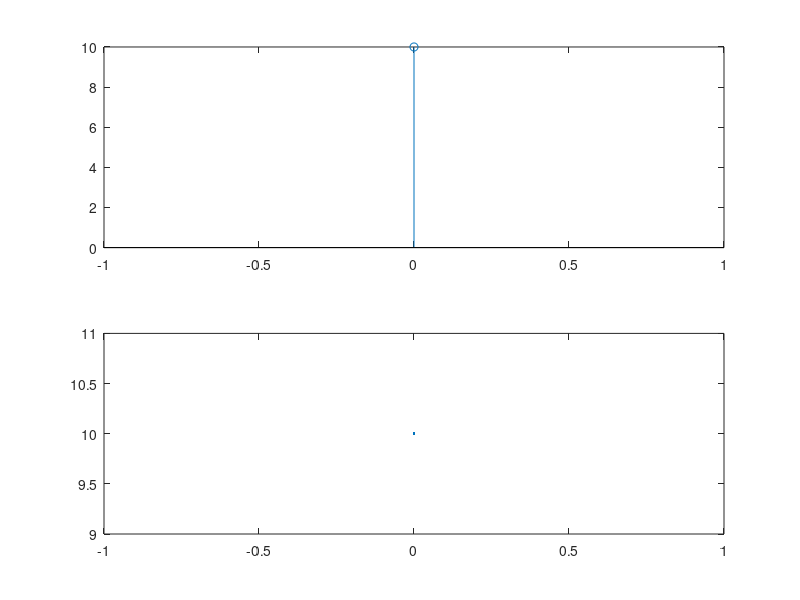

MATLAB code to generate this figure:
clc
close all
clear all
fc=input('Enter the passband freq:');
fw=input('Enter the Transition Width');
sb=input('Enter the stopband attenuation');
fs=input('Enter the sampling freq:');
wc=2*pi*(fc/fs);
N=ceil((0.9*fs)/fw);
if(mod(N,2)==0)
	N=N+1;
end
for n=0:N-1
	rec(n+1)=1;
	if(n~=0)
		hd(n+1)=2*fc*sin(n*wc);
	else
		hd(n+1)=2*fc;
	end
	h(n+1)=rec(n+1)*hd(n+1);
end
n1=0:N-1;
f1=abs(h);
d1=fft(f1)
subplot(2,1,1)
stem(n1,f1)
subplot(2,1,2)
plot(n1,d1)